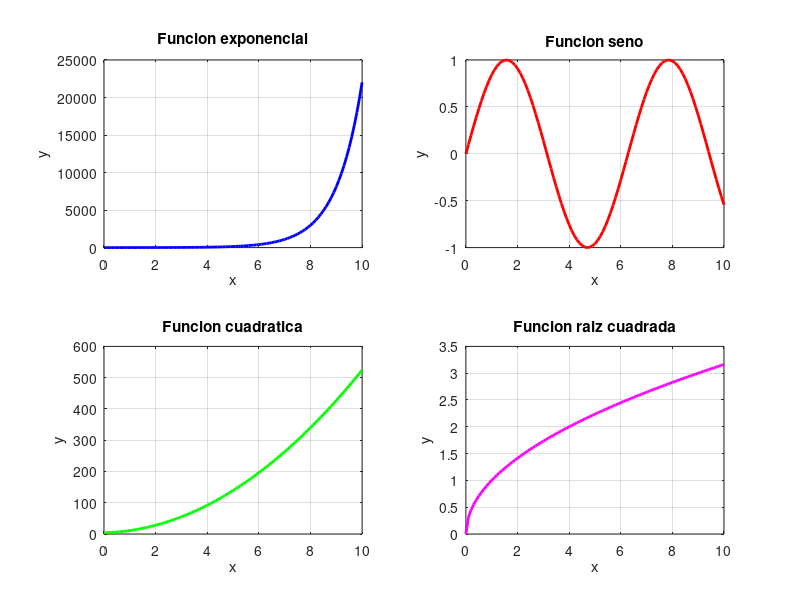

Recreate this plot in MATLAB.

% Programa que genera subgraficas dentro de una misma grafica.

x = 0:0.1:10;

y1 = exp(x);

y2 = sin(x);

a = 5; b = 2; c = 4;
y3 = a*x.^2 + b*x + c;

y4 = sqrt(x);


figure
subplot(2,2,1)
plot(x, y1, 'b-', 'LineWidth', 2)
title('Funcion exponencial')
xlabel('x')
ylabel('y')
grid on

subplot(2,2,2)
plot(x, y2, 'r-', 'LineWidth', 2)
title('Funcion seno')
xlabel('x')
ylabel('y')
grid on

subplot(2,2,3)
plot(x, y3, 'g-', 'LineWidth', 2)
title('Funcion cuadratica')
xlabel('x')
ylabel('y')
grid on

subplot(2,2,4)
plot(x, y4, 'm-', 'LineWidth', 2)
title('Funcion raiz cuadrada')
xlabel('x')
ylabel('y')
grid on
